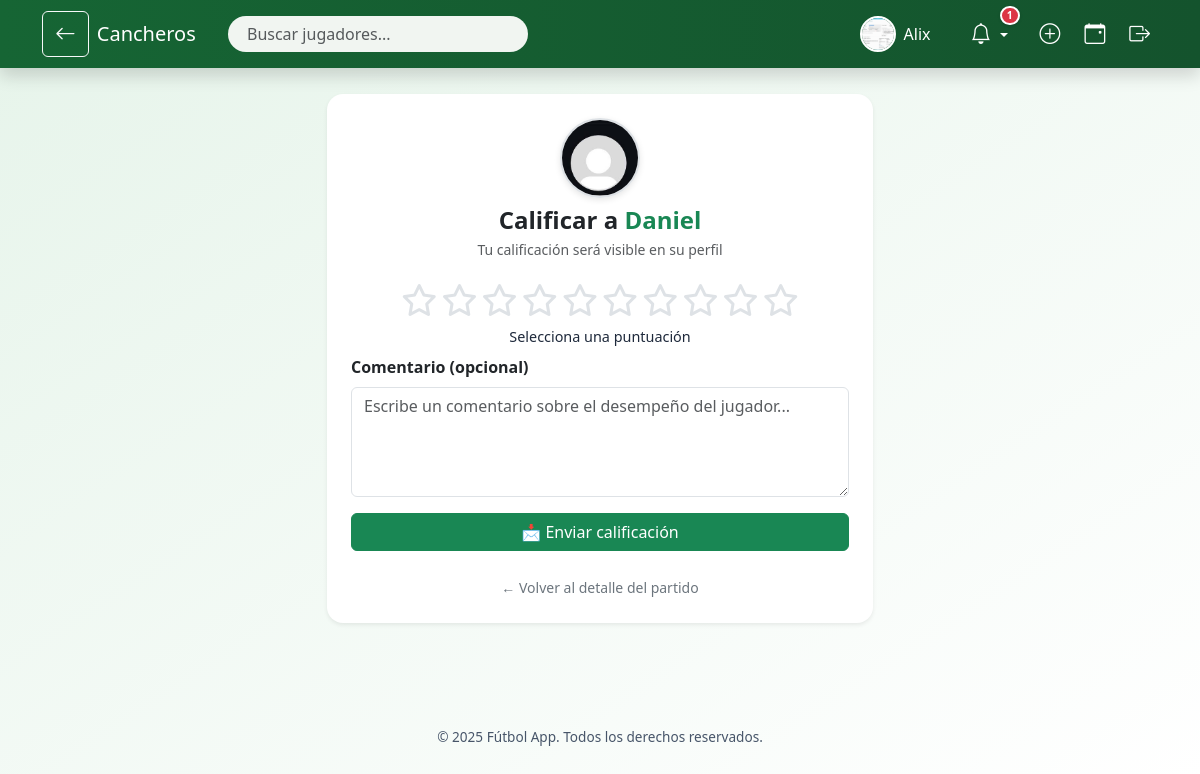
Page /partido/14/calificar/3 (signed in) on the committed database.
### models.py (models this page shows, shortened)
class User(UserMixin, db.Model):
    __tablename__ = 'user'
    id = db.Column(db.Integer, primary_key=True)
    username = db.Column(db.String(100), unique=True, nullable=False)
    password = db.Column(db.String(200), nullable=False)
    foto_perfil = db.Column(db.String(120), default='default.jpg')
    calificaciones_recibidas = db.relationship(
        'Calificacion', foreign_keys='Calificacion.evaluado_id',
        back_populates='evaluado', lazy='dynamic'
    )
    calificaciones_realizadas = db.relationship(
        'Calificacion', foreign_keys='Calificacion.evaluador_id',
        back_populates='evaluador', lazy='dynamic'
    )
    inscripciones = db.relationship('Inscripcion', back_populates='user', lazy='dynamic')
    partidos_creados = db.relationship('Partido', back_populates='organizador', lazy='dynamic')
    amistades_enviadas = db.relationship('Amistad',
                                         foreign_keys='Amistad.usuario_id',
                                         backref='solicitante', lazy='dynamic')
    amistades_recibidas = db.relationship('Amistad',
                                          foreign_keys='Amistad.amigo_id',
                                          backref='receptor', lazy='dynamic')

### app.py (the view, shortened to what this page needs)
@app.route('/partido/<int:partido_id>/calificar/<int:jugador_id>', methods=['GET', 'POST'])
@login_required
def calificar_jugador_individual(partido_id, jugador_id):
    partido = Partido.query.get_or_404(partido_id)
    jugador = User.query.get_or_404(jugador_id)
    if not partido.cerrado:
        flash("El partido aún no está cerrado. No puedes calificar.")
        return redirect(url_for('detalle_partido', partido_id=partido_id))
    inscripcion = Inscripcion.query.filter_by(user_id=current_user.id, partido_id=partido_id).first()
    if not inscripcion:
        flash("Solo los participantes pueden calificar.")
        return redirect(url_for('detalle_partido', partido_id=partido_id))
    calificacion_existente = Calificacion.query.filter_by(
        partido_id=partido_id,
        evaluador_id=current_user.id,
        evaluado_id=jugador_id
    ).first()
    if calificacion_existente:
        flash("Ya has calificado a este jugador.")
        return redirect(url_for('detalle_partido', partido_id=partido_id))
    return render_template('calificar_jugador.html', jugador=jugador, partido=partido)

### app.py (called while the page is built)
@login_manager.user_loader
def load_user(user_id):
    return User.query.get(int(user_id))

@app.context_processor
def utility_processor():
    def calificacion_jugador_en_partido(jugador, partido_id):
        calificaciones = [c.puntuacion for c in jugador.calificaciones_recibidas if c.partido_id == partido_id]
        if calificaciones:
            return round(sum(calificaciones) / len(calificaciones), 2)
        return None
    return dict(calificacion_jugador_en_partido=calificacion_jugador_en_partido)

@app.context_processor
def inject_notificaciones():
    if current_user.is_authenticated:
        solicitudes = Amistad.query.filter_by(amigo_id=current_user.id, confirmada=False).count()
        invitaciones = Invitacion.query \
            .filter_by(usuario_id=current_user.id) \
            .join(Partido).filter(Partido.cerrado == False).count()
        return {
            'solicitudes_count': solicitudes,
            'invitaciones_count': invitaciones
        }
    return {
        'solicitudes_count': 0,
        'invitaciones_count': 0
    }

### templates/calificar_jugador.html (shortened to what this page needs)
{% extends 'base.html' %}
{% block content %}
<div class="container py-4">
    <div class="row justify-content-center">
        <div class="col-md-7 col-lg-6">
            <div class="card border-0 shadow-sm rounded-4 p-4">
                <div class="text-center mb-4">
                    <img src="{{ url_for('static', filename='profile_pics/' ~ jugador.foto_perfil) }}"
                         alt="Foto de perfil de {{ jugador.username }}"
                         class="perfil-calificar-img mb-2">
                    <h4 class="fw-bold mb-1">Calificar a <span class="text-success">{{ jugador.username }}</span></h4>
                    <p class="text-muted small mb-0">Tu calificación será visible en su perfil</p>
                </div>
                <form method="POST" id="formCalificacion">
                    <div class="estrellas text-center mb-2" id="estrellas">
    {% for i in range(1, 11) %}
        <i class="fa-regular fa-star star" data-value="{{ i }}" title="{{ i }}"></i>
    {% endfor %}
    <div class="calificacion-texto text-center mt-2" id="textoCalificacion">Selecciona una puntuación</div>
</div>
                    <div class="mb-3">
                        <label for="comentario" class="form-label fw-semibold">Comentario (opcional)</label>
                        <textarea name="comentario" id="comentario" rows="4" class="form-control"
                                  placeholder="Escribe un comentario sobre el desempeño del jugador..."></textarea>
                    </div>
                    <div class="d-grid">
                        <button type="submit" class="btn btn-success">
                            📩 Enviar calificación
                        </button>
                    </div>
                </form>
                <div class="text-center mt-4">
                    <a href="{{ url_for('detalle_partido', partido_id=partido.id) }}" class="text-decoration-none small text-secondary">
                        ← Volver al detalle del partido
                    </a>
                </div>
            </div>
        </div>
    </div>
</div>
{% endblock %}

### templates/base.html (shortened to what this page needs)
<!DOCTYPE html>
<html lang="es">
<head>
    <link href="https://cdn.jsdelivr.net/npm/bootstrap@5.3.3/dist/css/bootstrap.min.css" rel="stylesheet">
    <link href="https://cdn.jsdelivr.net/npm/bootstrap-icons@1.11.0/font/bootstrap-icons.css" rel="stylesheet">
    <link href="https://cdn.jsdelivr.net/npm/bootstrap@5.3.0/dist/css/bootstrap.min.css" rel="stylesheet">
    <link href="https://cdnjs.cloudflare.com/ajax/libs/font-awesome/6.4.0/css/all.min.css" rel="stylesheet">
    <link href="https://cdn.jsdelivr.net/npm/bootstrap-icons@1.10.5/font/bootstrap-icons.css" rel="stylesheet">
</head>
<body>
<nav class="navbar navbar-expand-lg fixed-top shadow">
    <div class="container">
        {% if request.endpoint not in ['index', 'inicio'] %}
        <a href="javascript:history.back()" class="btn btn-outline-light me-2" data-bs-toggle="tooltip" title="Volver">
            <i class="bi bi-arrow-left"></i>
        </a>
        {% endif %}
        <a class="navbar-brand" href="{{ url_for('index') if current_user.is_authenticated else url_for('inicio') }}">
             Cancheros
        </a>
        <div class="collapse navbar-collapse" id="mainNavbar">
            {% if current_user.is_authenticated %}
                <form class="d-flex position-relative me-auto ms-3" style="width: 300px;" onsubmit="return false;">
                    <input id="busqueda-nav" type="search" class="form-control" placeholder="Buscar jugadores..." autocomplete="off">
                </form>
            {% endif %}
            <ul class="navbar-nav ms-auto align-items-center">
                {% if current_user.is_authenticated %}
                    <li class="nav-item me-3 d-flex align-items-center gap-2">
    <a href="{{ url_for('perfil_usuario', user_id=current_user.id) }}"
       class="d-flex align-items-center text-decoration-none nav-link {% if request.endpoint == 'perfil_usuario' %}nav-active{% endif %}"
       data-bs-toggle="tooltip" title="Mi perfil">
        <img src="{{ url_for('static', filename='profile_pics/' ~ current_user.foto_perfil) }}"
             alt="Perfil" class="nav-profile-img" width="30" height="30">
        <span class="ms-2 text-white">{{ current_user.username }}</span>
    </a>
</li>
                    <li class="nav-item dropdown me-2 notification-icon" data-bs-toggle="tooltip" title="Notificaciones">
                        <a class="nav-link dropdown-toggle" href="#" role="button" data-bs-toggle="dropdown">
                            <i class="bi bi-bell"></i>
                            {% if solicitudes_count + invitaciones_count > 0 %}
                                <span class="notification-badge">{{ solicitudes_count + invitaciones_count }}</span>
                            {% endif %}
                        </a>
                    </li>
                    <li class="nav-item" data-bs-toggle="tooltip" title="Crear partido">
    <a class="nav-link {% if request.endpoint == 'crear_partido' %}nav-active{% endif %}" href="{{ url_for('crear_partido') }}">
        <i class="bi bi-plus-circle"></i>
    </a>
</li>
<li class="nav-item" data-bs-toggle="tooltip" title="Eventos">
    <a class="nav-link {% if request.endpoint == 'index' %}nav-active{% endif %}" href="{{ url_for('index') }}">
        <i class="bi bi-calendar-event"></i>
    </a>
</li>
                    <li class="nav-item" data-bs-toggle="tooltip" title="Cerrar sesión">
                        <a class="nav-link text-warning" href="{{ url_for('logout') }}">
                            <i class="bi bi-box-arrow-right"></i>
                        </a>
                    </li>
                {% endif %}
            </ul>
        </div>
    </div>
</nav>
<main class="container-fluid contenido">
    {% block content %}{% endblock %}
</main>
<footer>
    © {{ current_year or 2025 }} Fútbol App. Todos los derechos reservados.
</footer>
</body>
</html>

### templates/base.html (style rules this page uses)
body { background: linear-gradient(to bottom right, #e6f4ea, #ffffff); font-family: 'Segoe UI', Tahoma, Geneva, Verdana, sans-serif; padding-top: 70px; color: #1e293b; }
.notification-badge { position: absolute; top: -4px; right: -4px; background-color: #dc3545; color: white; font-size: 0.65rem; font-weight: 600; padding: 2px 5px; border-radius: 999px; line-height: 1; z-index: 10; min-width: 16px; text-align: center; border: 2px solid #fff; box-shadow: 0 1px 3px rgba(0, 0, 0, 0.15); transition: transform 0.2s ease-in-out; }
.navbar { background: linear-gradient(to right, #166534, #14532d); padding: 0.5rem 1rem; box-shadow: 0 2px 8px rgba(0, 0, 0, 0.08); }
.navbar .navbar-brand, .navbar .nav-link, .navbar .dropdown-toggle { color: #ffffff !important; font-weight: 500; }
.nav-profile-img { width: 36px; height: 36px; object-fit: cover; border-radius: 50%; border: 2px solid white; }
.navbar .bi { font-size: 1.3rem; }
.navbar .nav-item { margin-left: 0.5rem; }
footer { background: transparent; color: #475569; font-size: 0.85rem; padding: 2rem 0; text-align: center; margin-top: 3rem; }
.notification-icon { position: relative; }
form.d-flex input[type="search"] { border-radius: 20px; padding-left: 1.2rem; background-color: #f1f5f1; border: none; }
.navbar .nav-link i { transition: transform 0.2s, color 0.2s; }
.nav-link { transition: color 0.2s ease, transform 0.2s ease; }
.nav-item .nav-profile-img { transition: transform 0.2s ease; }
.nav-item .nav-profile-img { transition: transform 0.2s ease; border-radius: 50%; }

### templates/calificar_jugador.html (style rules this page uses)
.perfil-calificar-img { width: 80px; height: 80px; object-fit: cover; border-radius: 50%; border: 2px solid #dee2e6; box-shadow: 0 2px 6px rgba(0, 0, 0, 0.1); }
.estrellas .star { font-size: 2rem; cursor: pointer; transition: transform 0.2s ease; display: inline-block; position: relative; color: #dee2e6; }
.calificacion-texto { font-size: 0.9rem; font-weight: 500; color: #1e293b; }

### rows in the picture
User: foto_perfil (picture), username "Alix"
User: foto_perfil (placeholder picture), username "Daniel"

### other values in the picture
{{ solicitudes_count + invitaciones_count }} "1"
{{ current_year or 2025 }} "2025"
